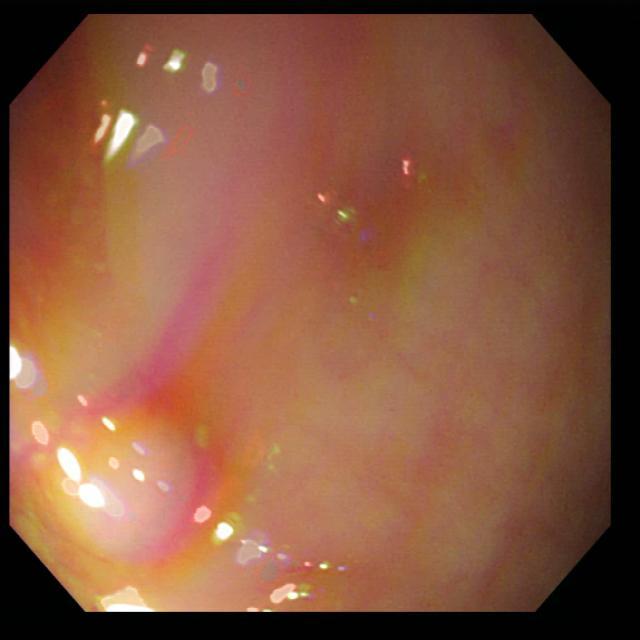
//> input picture OpenCV_Preprocessing/src/bobder.jpg, 640 x 640 px; the run also reads 1 picture not shown here
$ ./Main   (built with g++ and OpenCV 4)
//> lines starting //> are read from the running program, lines starting //| are printed output that depends on the picture
// Usig OpenCV 4.12.0, gcc version 15.2.0 (Rev13, Built by MSYS2 project)
// Extensions C/C++, C/C++ Compile Run, CMake, and CMake Tools
#include <opencv2/opencv.hpp>
using namespace cv;

#include <iostream>
#include <string>
using namespace std;


//OverlayImage function courtesy of stateMachine on Stack Overflow
void OverlayImage(cv::Mat& base, cv::Mat& overlay, std::pair<int, int> pos)
{
    // Create overlay mask:
    cv::Mat channels[4];

    // Split channels:
    cv::split(overlay, channels);

    // Threshold alpha:
    cv::Mat mask;
    cv::threshold(channels[3], mask, 0, 255, cv::THRESH_OTSU);

    // Create BGR overlay:
    cv::Mat BGR;
    std::vector<cv::Mat> temp = {channels[0], channels[1], channels[2]};
    cv::merge(temp, BGR);

    // And mask an overlay:
    cv::bitwise_and(BGR, BGR, mask);

    // Get "overlay" dimensions:
    int overlayWidth = BGR.cols;
    int overlayHeight = BGR.rows;

    // Paste "overlay" in canvas at position pos:
    // Hint: small_image.copyTo(big_image(cv::Rect(x,y,small_image.cols, small_image.rows)));
    BGR.copyTo(base(cv::Rect(pos.first, pos.second, overlayWidth, overlayHeight)));
}

int main(int argc, const char** argv)
{
    /*********************************************/
    /*********************************************/
    /*********************************************/
    /*********************************************/
    // CHANGE THIS PATH TO THE IMAGE PATH ON YOUR MACHINE
    string image_path = "C:/Users/njroc/OneDrive/Documents/School/USC_Spring_2026/EE533/OpenCV_Preprocessing/src/bobder.jpg";
    string grey_path = "C:/Users/njroc/OneDrive/Documents/School/USC_Spring_2026/EE533/OpenCV_Preprocessing/src/grey.jpg";
    /*********************************************/
    /*********************************************/
    /*********************************************/
    /*********************************************/

    Mat img = imread(image_path, IMREAD_COLOR);
//> img is the input picture: 640 rows x 640 cols, CV_8UC3; mean B, G, R 62.4, 85.7, 133
    Mat grey = imread(grey_path, IMREAD_COLOR);

    Mat img_rgb;

    cvtColor(img, img_rgb, 4); //the parameter '4' is the conversion code of the image the conversion code specifies what type
    // of image data we are taking in and putting out, they all can be seen in the documnetion for cvtColor
    int h_half = img_rgb.rows / 2;
//> h_half = 320
    int w_half = img_rgb.cols / 2;
//> w_half = 320

    if(img.empty())
    {
        std::cout << "Could not read the image: " << image_path << std::endl;
        return 1;
    }

    Mat img_grey;
    cvtColor(img, img_grey, 6, 0);
    int h_grey = img_grey.rows / 2;
//> h_grey = 320
    int w_grey = img_grey.cols / 2;
//> w_grey = 320


    Mat Quad1 = img_rgb(Range(0, h_half - 1), Range(0, w_half - 1));
    Mat GQuad1 = img_grey(Range(0, h_half - 1), Range(0, w_half - 1));
    Mat Quad2 = img_rgb(Range(0, h_half - 1), Range(w_half, img_rgb.cols - 1));
    Mat GQuad2 = img_grey(Range(0, h_half - 1), Range(w_half, img_rgb.cols - 1));
    Mat Quad3 = img_rgb(Range(h_half, img_rgb.rows - 1), Range(0, w_half - 1));
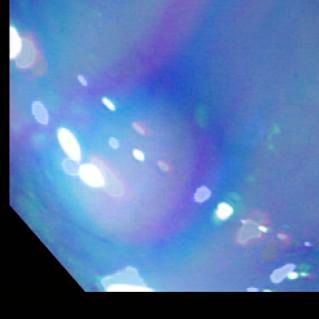
//> Quad3: 319 rows x 319 cols, CV_8UC3; mean B, G, R 174.6, 118.6, 86
    Mat GQuad3 = img_grey(Range(h_half, img_rgb.rows - 1), Range(0, w_half - 1));
    Mat Quad4 = img_rgb(Range(h_half, img_rgb.rows - 1), Range(w_half, img_rgb.cols - 1));
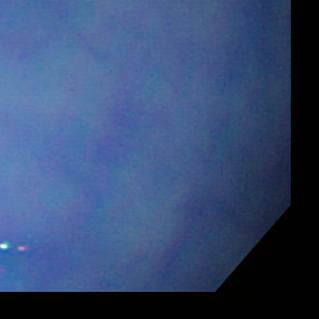
//> Quad4: 319 rows x 319 cols, CV_8UC3; mean B, G, R 114.6, 75.9, 54.9
    Mat GQuad4 = img_grey(Range(h_half, img_rgb.rows - 1), Range(w_half, img_rgb.cols - 1));
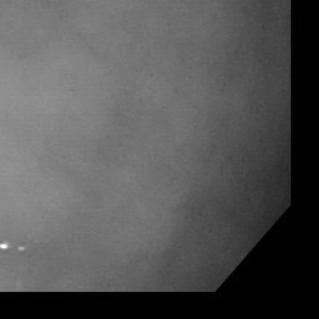
//> GQuad4: 319 rows x 319 cols, CV_8UC1; min 0, max 251, mean 85.1

    int mid_x = (grey.cols - Quad1.cols)/2;
//> mid_x = 48
    int mid_y = (grey.rows - Quad1.rows)/2;
//> mid_y = 48
    OverlayImage(grey, Quad1, std::pair<int, int>(mid_x, mid_y));
    OverlayImage(grey, Quad2, std::pair<int, int>(mid_x, mid_y));
    OverlayImage(grey, Quad3, std::pair<int, int>(mid_x, mid_y));
//> call 3 of OverlayImage, with pos = (48, 48)
//> in OverlayImage (call 3), `cv::split(overlay, channels);`:
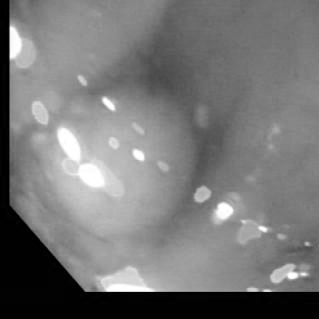
//> channels[1]: 319 rows x 319 cols, CV_8UC1; min 0, max 255, mean 118.6
    OverlayImage(grey, Quad4, std::pair<int, int>(mid_x, mid_y));
//> call 4 of OverlayImage, with pos = (48, 48)
//> in OverlayImage (call 4), `cv::split(overlay, channels);`:
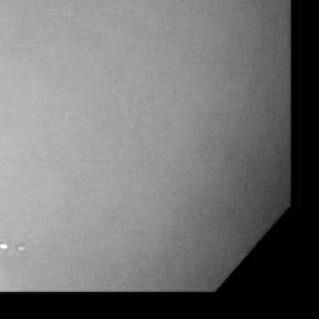
//> channels[0]: 319 rows x 319 cols, CV_8UC1; min 0, max 255, mean 114.6
//> in OverlayImage (call 4), `cv::split(overlay, channels);`:
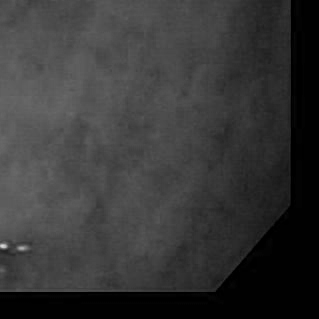
//> channels[2]: 319 rows x 319 cols, CV_8UC1; min 0, max 216, mean 54.9
//> in OverlayImage (call 4), `BGR.copyTo(base(cv::Rect(pos.first, pos.second, overlayWidth, overlayH..`:
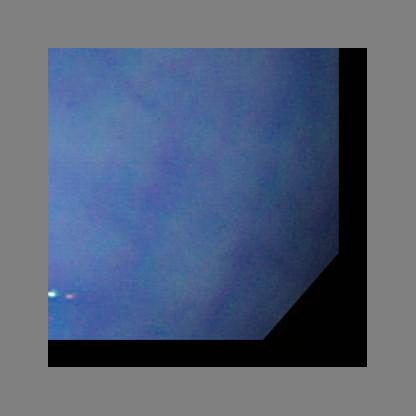
//> base: 416 rows x 416 cols, CV_8UC3; mean B, G, R 120.1, 97.3, 85
    Mat finalImage1;
    Mat finalImage2;
    Mat finalImage3;
    Mat finalImage4;
    normalize(GQuad1, finalImage1, 0, 255, NORM_MINMAX);
    normalize(GQuad2, finalImage2, 0, 255, NORM_MINMAX);
    normalize(GQuad3, finalImage3, 0, 255, NORM_MINMAX);
    normalize(GQuad4, finalImage4, 0, 255, NORM_MINMAX);
    std::cout << finalImage1.type() << std::endl;
//| 0
    cout << finalImage1 << endl;
//> (printed output is left out)

    cout << "Each quadrant is "<< finalImage1.cols << " pixels wide and " << finalImage1.rows << " pixels tall!" << endl;
//| Each quadrant is 319 pixels wide and 319 pixels tall!

    imshow("Display window", img); //original image
    imshow("Quad1", Quad1); // rgb image
    imshow("Grey Quad", GQuad1);
    imshow("finalImage1", finalImage1);
    imshow("finalImage2", finalImage2);
    imshow("finalImage3", finalImage3);
    imshow("finalImage4", finalImage4);
    int k = waitKey(0); // Wait for a keystroke in the window
//> the space key is pressed

    if(k == 's')
    {
        imwrite("bobder.png", img);
    }
    return 0;
}
